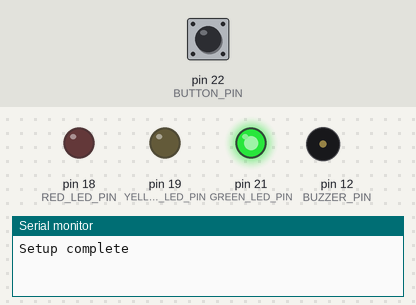
Recording of a sketch running on a simulated Arduino Mega 2560, built with avr-gcc and run on an emulated ATmega2560. Parts: output pins drawn as LEDs (lit = HIGH), buzzer (waves = sounding), the last lines printed to the serial monitor. Dashed ring = blinking. The inputs (shaded band) are chosen by the test bench; at power-on: pin 22 (BUTTON_PIN) LOW.

Above: at 1.2 s.
1.3 s: pin 22 (BUTTON_PIN) pulled HIGH for 0.15 s
At 2.7 s:
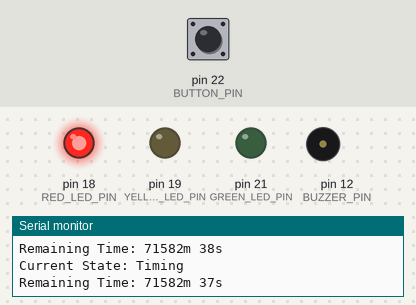
3.0 s: pin 22 (BUTTON_PIN) pulled HIGH for 1 s
At 5.15 s:
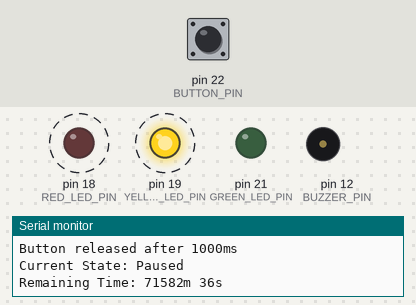
7.0 s: pin 22 (BUTTON_PIN) pulled HIGH for 3.2 s
At 9.8 s:
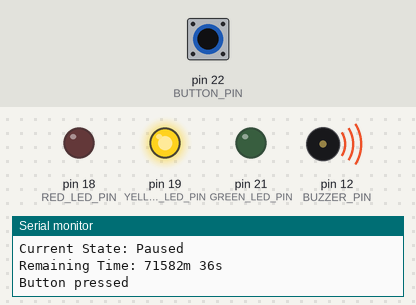
Timing chart, 0 to 11.5 s (numbered marks = the images above; inputs shaded):
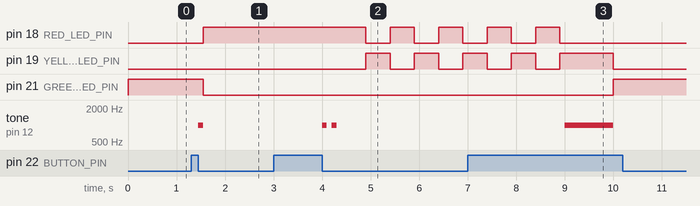

The sketch:

PomodoroTimer.ino
```cpp
// 引腳定義
#define RED_LED_PIN 18
#define YELLOW_LED_PIN 19
#define GREEN_LED_PIN 21
#define BUTTON_PIN 22
#define BUZZER_PIN 12
#define TIMER_MINUTES 25  // 工作時間
#define REST_MINUTES 5    // 休息時間
#define IDLE_TIMEOUT 3    // 超時的分鐘數，超過這個時間後進入省電模式

unsigned long lastActionTime = 0;  // 上次用戶操作時間
unsigned long idleTimeoutMillis = IDLE_TIMEOUT * 60 * 1000;  // 超时时间轉換為毫秒
bool isPowerSaving = false;  // 省電模式標誌
bool wasJustWokenUp = false;  // 用於追蹤是否剛從省電模式喚醒


// 定義計時器狀態
enum TimerState {
    INIT_STATE,          // 初始狀態
    TIMING_STATE,        // 計時中
    REST_STATE,          // 休息狀態
    PAUSED_STATE,        // 暫停狀態
    FINISHED_STATE,      // 計時結束
    POWER_SAVING_STATE   // 省電模式
};

TimerState currentState = INIT_STATE;  // 初始化當前狀態為初始狀態

// 計時參數
unsigned long workTime = TIMER_MINUTES * 60 * 1000;  // 工作時間
unsigned long restTime = REST_MINUTES * 60 * 1000;   // 休息時間
unsigned long remainingTime = workTime;  // 剩餘時間
unsigned long lastUpdateTime = 0;  // 上次更新的時間
unsigned long lastFlashTime = 0;  // 上次閃爍時間
// 按鈕處理相關變數
unsigned long lastButtonPressTime = 0;  // 上次按鈕按下的時間
unsigned long buttonPressDuration = 0;  // 按鈕按下持續時間
bool isButtonPressed = false;  // 按鈕是否按下
bool isLongPressHandled = false;  // 是否已處理長按
bool yellowLedState = LOW;  // 黃燈的當前狀態
bool redLedState = LOW;  // 紅燈的當前狀態
bool greenLedState = LOW;  // 綠燈的當前狀態

// 初始化函數
void setup() {
    Serial.begin(115200);  // 初始化串口，波特率115200

    pinMode(RED_LED_PIN, OUTPUT);
    pinMode(YELLOW_LED_PIN, OUTPUT);
    pinMode(GREEN_LED_PIN, OUTPUT);
    pinMode(BUTTON_PIN, INPUT);
    pinMode(BUZZER_PIN, OUTPUT);

    digitalWrite(RED_LED_PIN, LOW);
    digitalWrite(YELLOW_LED_PIN, LOW);
    digitalWrite(GREEN_LED_PIN, HIGH);  // 初始状态，绿灯亮起

    currentState = INIT_STATE;  // 设置初始状态为 INIT_STATE
    lastActionTime = millis();  // 初始化时记录操作时间
    Serial.println("Setup complete");
}

// 蜂鳴器控制函數
void beep(int frequency, int duration) {
    tone(BUZZER_PIN, frequency);  // 開始發聲
    delay(duration);              // 持續時間
    noTone(BUZZER_PIN);           // 停止發聲
}

void shortBeep() {
    beep(1000, 100);  // 短促的蜂鳴聲
}

void doubleBeep() {
    for (int i = 0; i < 2; i++) {
        beep(1000, 100);  // 鳴響一次，頻率1000Hz，持續100毫秒
        delay(100);       // 每次鳴響間隔100毫秒
    }
}

void tripleQuickBeep() {
    for (int i = 0; i < 3; i++) {
        beep(1000, 100);  // 鳴響一次，頻率1000Hz，持續100毫秒
        delay(100);       // 每次鳴響間隔100毫秒
    }
}

void longBeep() {
    beep(1000, 1000);  // 鳴響一次，頻率1000Hz，持續1秒
}

// 輸出當前狀態和剩餘時間
void printStateAndTime() {
    Serial.print("Current State: ");
    switch (currentState) {
        case INIT_STATE:
            Serial.println("Initial");
            break;
        case TIMING_STATE:
            Serial.println("Timing");
            break;
        case REST_STATE:
            Serial.println("Resting");
            break;
        case PAUSED_STATE:
            Serial.println("Paused");
            break;
        case FINISHED_STATE:
            Serial.println("Finished");
            break;
        case POWER_SAVING_STATE:
            Serial.println("Power Saving");
            break;
    }

    if (currentState == TIMING_STATE || currentState == REST_STATE || currentState == PAUSED_STATE) {
        Serial.print("Remaining Time: ");
        Serial.print(remainingTime / 60000);  // 分鐘
        Serial.print("m ");
        Serial.print((remainingTime % 60000) / 1000);  // 秒
        Serial.println("s");
    }
}

TimerState previousState;  // 用于保存暂停前的状态

void handleButtonPress() {
    bool currentButtonState = digitalRead(BUTTON_PIN) == HIGH;  // 假设按钮未按下时为高电平，按下时为低电平
    if (currentButtonState && !isButtonPressed) {  // 按钮刚被按下
        isButtonPressed = true;
        lastButtonPressTime = millis();
        isLongPressHandled = false;
        Serial.println("Button pressed");

        if (isPowerSaving) {  // 如果在省电模式下被按下
            isPowerSaving = false;
            wasJustWokenUp = true;  // 标记为刚刚唤醒
            currentState = INIT_STATE;
            digitalWrite(GREEN_LED_PIN, HIGH);  // 恢复绿灯亮起
            lastActionTime = millis();  // 重置计时器
            Serial.println("Woke up from power saving mode");
            printStateAndTime();
            return;  // 结束当前函数，避免继续执行其他逻辑
        }
    } else if (!currentButtonState && isButtonPressed) {  // 按钮刚松开
        isButtonPressed = false;
        buttonPressDuration = millis() - lastButtonPressTime;
        Serial.print("Button released after ");
        Serial.print(buttonPressDuration);
        Serial.println("ms");

        // 唤醒后应只进入初始状态
        if (wasJustWokenUp) {
            wasJustWokenUp = false;  // 清除标志，回到 INIT_STATE
            Serial.println("Button release after waking up, returning to INIT_STATE");
            return;  // 确保设备保持在 INIT_STATE，等待用户再次按下按钮
        } else if (buttonPressDuration < 2000) {
            if (currentState == INIT_STATE) {
                currentState = TIMING_STATE;
                remainingTime = workTime;  // 重置倒计时
                shortBeep();  // 从绿灯切换到红灯，短鸣一声
                digitalWrite(GREEN_LED_PIN, LOW);
                digitalWrite(RED_LED_PIN, HIGH);
                printStateAndTime();  // 输出状态
            } else if (currentState == TIMING_STATE || currentState == REST_STATE) {
                previousState = currentState;  // 保存当前状态
                currentState = PAUSED_STATE;
                doubleBeep();  // 双短鸣提示进入暂停状态
                digitalWrite(RED_LED_PIN, LOW);
                digitalWrite(YELLOW_LED_PIN, LOW);  // 暂停时关闭所有灯
                lastUpdateTime = millis();  // 重置时间标记
                printStateAndTime();  // 输出状态
            } else if (currentState == PAUSED_STATE) {
                // 恢复到之前的状态和灯号
                if (previousState == TIMING_STATE) {
                    currentState = TIMING_STATE;
                    digitalWrite(YELLOW_LED_PIN, LOW);  // 确保黄灯关闭
                    digitalWrite(RED_LED_PIN, HIGH);  // 只亮红灯
                } else if (previousState == REST_STATE) {
                    currentState = REST_STATE;
                    digitalWrite(RED_LED_PIN, LOW);  // 确保红灯关闭
                    digitalWrite(YELLOW_LED_PIN, HIGH);  // 只亮黄灯
                }
                shortBeep();  // 恢复时短鸣一声
                printStateAndTime();
            }
        }
    } else if (isButtonPressed && (millis() - lastButtonPressTime > 2000) && !isLongPressHandled) {  // 长按
        currentState = INIT_STATE;
        longBeep();  // 提示重置系统
        digitalWrite(RED_LED_PIN, LOW);
        digitalWrite(YELLOW_LED_PIN, LOW);
        digitalWrite(GREEN_LED_PIN, HIGH);  // 绿灯亮起
        lastActionTime = millis();  // 长按后也更新操作时间
        printStateAndTime();  // 输出状态
        isLongPressHandled = true;
    }
}


void checkAndEnterPowerSavingMode() {
    unsigned long currentMillis = millis();

    // 只有在 INIT_STATE 且超过设定的闲置时间，且没有其他状态变更时才进入省电模式
    if (currentState == INIT_STATE && (currentMillis - lastActionTime >= idleTimeoutMillis)) {
        Serial.println("Entering power saving mode...");
        digitalWrite(RED_LED_PIN, LOW);
        digitalWrite(YELLOW_LED_PIN, LOW);
        digitalWrite(GREEN_LED_PIN, LOW);
        currentState = POWER_SAVING_STATE;  // 确保状态被设置为 POWER_SAVING_STATE
        isPowerSaving = true;
    }
}


void loop() {
    if (isPowerSaving && wasJustWokenUp) {
        wasJustWokenUp = false;  // 清除唤醒标志
        currentState = INIT_STATE;  // 确保设备进入初始状态
        digitalWrite(RED_LED_PIN, LOW);
        digitalWrite(YELLOW_LED_PIN, LOW);
        digitalWrite(GREEN_LED_PIN, HIGH);
        return;  // 停止后续操作
    }

    handleButtonPress();  // 处理按钮操作

    if (currentState != POWER_SAVING_STATE) {  // 检查是否应进入省电模式
        checkAndEnterPowerSavingMode();
    }

    unsigned long currentMillis = millis();

    if (currentState == TIMING_STATE && currentMillis - lastUpdateTime >= 1000) {
        lastUpdateTime = currentMillis;
        remainingTime -= 1000;
        printStateAndTime();

        if (remainingTime <= 0) {
            currentState = REST_STATE;
            remainingTime = restTime;
            doubleBeep();
            digitalWrite(RED_LED_PIN, LOW);
            digitalWrite(YELLOW_LED_PIN, HIGH);
            printStateAndTime();
        }
    } else if (currentState == REST_STATE && currentMillis - lastUpdateTime >= 1000) {
        lastUpdateTime = currentMillis;
        remainingTime -= 1000;
        printStateAndTime();

        if (remainingTime <= 0) {
            currentState = FINISHED_STATE;
            tripleQuickBeep();
            lastFlashTime = currentMillis;
        }
    }

    if (currentState == PAUSED_STATE && currentMillis - lastFlashTime >= 500) {
        lastFlashTime = currentMillis;
        redLedState = !redLedState;
        yellowLedState = !redLedState;
        digitalWrite(RED_LED_PIN, redLedState);
        digitalWrite(YELLOW_LED_PIN, yellowLedState);
    }

    if (currentState == FINISHED_STATE && currentMillis - lastFlashTime >= 500) {
        lastFlashTime = currentMillis;
        redLedState = !redLedState;
        digitalWrite(RED_LED_PIN, redLedState);
        digitalWrite(YELLOW_LED_PIN, LOW);
    }
}
```

Measured:
- after the input at 1.3 s, pin 18 (RED_LED_PIN): LOW → HIGH after 0.25 s; pin 21 (GREEN_LED_PIN): HIGH → LOW after 0.25 s; tone on pin 12 (BUZZER_PIN): silent → 1000 Hz after 0.15 s, → silent 0.10 s later
- after the input at 3.0 s, pin 18 (RED_LED_PIN), pin 19 (YELLOW_LED_PIN): alternates HIGH for 0.50 s and LOW for 0.50 s, starting after 1.9 s; tone on pin 12 (BUZZER_PIN): alternates 1000 Hz for 0.10 s and silent for 0.10 s, 4 changes in all, then stays silent, starting after 1.0 s
- after the input at 7.0 s, pin 18 (RED_LED_PIN): goes on until 8.9 s, then stays LOW; pin 21 (GREEN_LED_PIN): LOW → HIGH after 3.0 s; tone on pin 12 (BUZZER_PIN): silent → 1000 Hz after 2.0 s, → silent 1.0 s later
